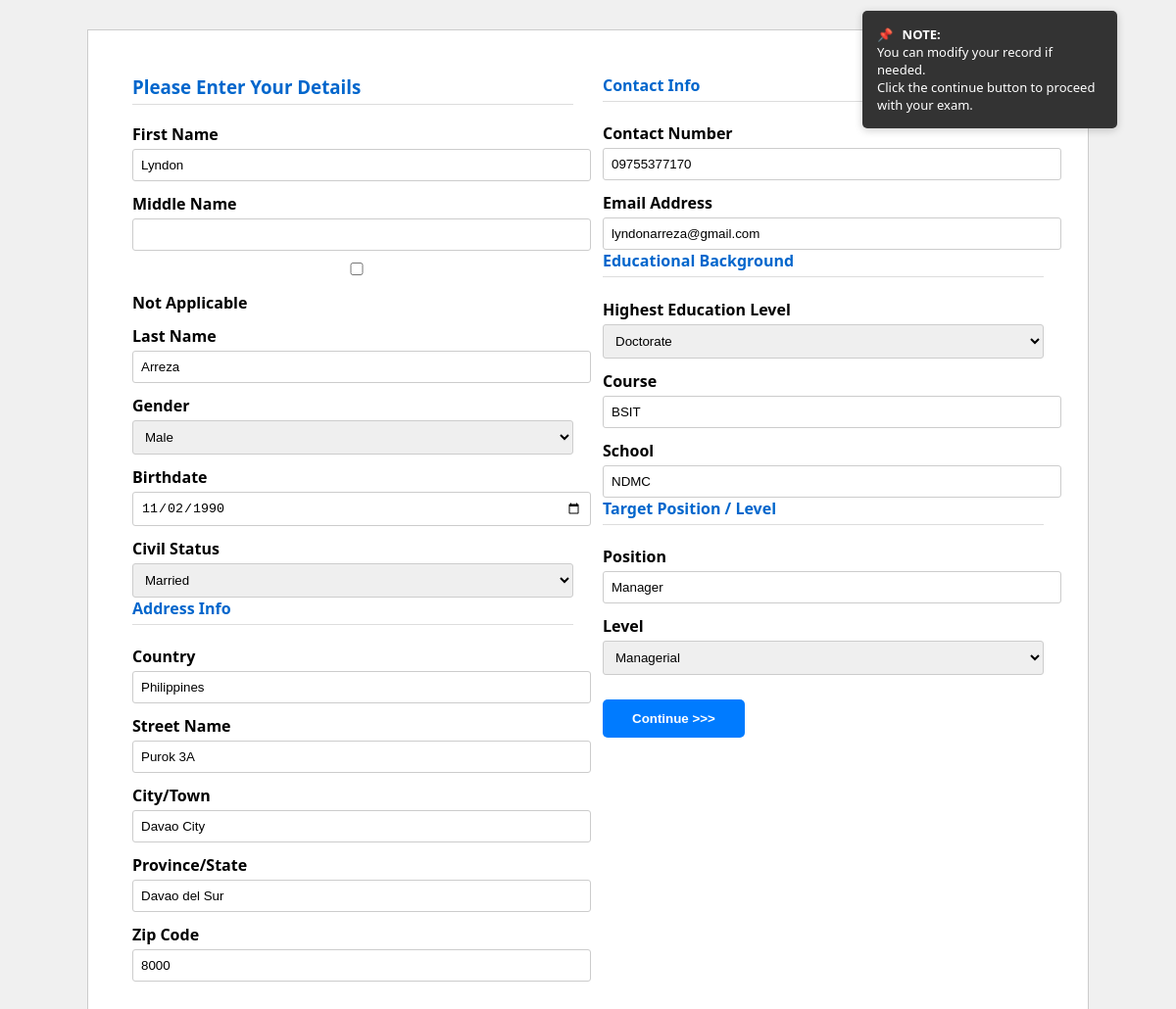
The app's page /accounts/register/ (signed in) with its own data.
### accounts/models.py (models this page shows, shortened)
class ExamineeAccount(models.Model):
    username = models.CharField(max_length=100, unique=True)
    password = models.CharField(max_length=50)
    test_battery = models.ForeignKey(TestBattery, on_delete=models.CASCADE, related_name="accounts")
    expiration_from = models.DateField()
    expiration_to = models.DateField()
    first_name = models.CharField(max_length=50)
    middle_name = models.CharField(max_length=50, blank=True, null=True)
    last_name = models.CharField(max_length=50)
    gender = models.CharField(max_length=10, choices=[('Male', 'Male'), ('Female', 'Female')])
    birthdate = models.DateField(default='2000-01-01')
    civil_status = models.CharField(max_length=20, choices=[
        ('Single', 'Single'),
        ('Married', 'Married'),
        ('Divorced', 'Divorced'),
    ], blank=True, null=True)
    contact_number = models.CharField(max_length=15, blank=True, null=True)
    email = models.EmailField(blank=True, null=True)
    country = models.CharField(max_length=50, default='Philippines')
    street_name = models.CharField(max_length=100, blank=True, null=True)
    city = models.CharField(max_length=100, blank=True, null=True)
    province = models.CharField(max_length=100, blank=True, null=True)
    zip_code = models.CharField(max_length=10, blank=True, null=True)
    highest_education_level = models.CharField(
        max_length=50,
        choices=[
            ("High School", "High School"),
            ("Bachelor's Degree", "Bachelor's Degree"),
            ("Master's Degree", "Master's Degree"),
            ("Doctorate", "Doctorate"),
        ],
        blank=True,
        null=True
    )
    course = models.CharField(max_length=100, blank=True, null=True)
    school = models.CharField(max_length=100, blank=True, null=True)
    position = models.CharField(max_length=100, blank=True, null=True)
    level = models.CharField(
        max_length=50,
        choices=[
            ('Rank and File', 'Rank and File'),
            ('Supervisory', 'Supervisory'),
            ('Managerial', 'Managerial')
        ],
        blank=True,
        null=True
    )
    created_at = models.DateTimeField(auto_now_add=True)
    updated_at = models.DateTimeField(auto_now=True)

### accounts/views.py (the view)
# urls.py: path('register/', views.examinee_registration, name='examinee_registration'),
def examinee_registration(request):
    examinee_id = request.session.get('examinee_id')
    if not examinee_id:
        return redirect('examinee_login')
    examinee = get_object_or_404(ExamineeAccount, pk=examinee_id)
    if request.method == 'POST':
        form = ExamineeAccountUpdateForm(request.POST, instance=examinee)
        if form.is_valid():
            form.save()
            if request.headers.get('x-requested-with') == 'XMLHttpRequest':
                return JsonResponse({'success': True})
            return redirect('exam_instructions')
        else:
            if request.headers.get('x-requested-with') == 'XMLHttpRequest':
                return JsonResponse({'success': False, 'errors': form.errors})
    else:
        form = ExamineeAccountUpdateForm(instance=examinee)
    return render(request, 'accounts/registration.html', {'form': form})

### accounts/forms.py
class ExamineeAccountUpdateForm(forms.ModelForm):
    class Meta:
        model = ExamineeAccount
        fields = [
            'first_name', 'middle_name', 'last_name', 'gender', 'birthdate',
            'civil_status', 'contact_number', 'email',
            'country', 'street_name', 'city', 'province', 'zip_code',
            'highest_education_level', 'course', 'school',
            'position', 'level',
        ]
        widgets = {
            'birthdate': forms.DateInput(attrs={'type': 'date'}),
        }

### accounts/templates/accounts/registration.html (shortened to what this page needs)
{% load static %}
<!DOCTYPE html>
<html>
<head>
</head>
<body>
<div class="container">
  <div class="note">
    <strong>NOTE:</strong><br>
    You can modify your record if needed.<br>
    Click the continue button to proceed with your exam.
  </div>
  <form method="post" id="registration-form" style="display: flex; width: 100%;">
    <div class="form-section">
      <h3>Please Enter Your Details</h3>
      <label for="id_first_name">First Name</label>
      {{ form.first_name }}
      <label for="id_middle_name">Middle Name</label>
      {{ form.middle_name }}
      <div class="checkbox">
        <input type="checkbox" id="not_applicable"> <label for="not_applicable">Not Applicable</label>
      </div>
      <label for="id_last_name">Last Name</label>
      {{ form.last_name }}
      <label for="id_gender">Gender</label>
      {{ form.gender }}
      <label for="id_birthdate">Birthdate</label>
      {{ form.birthdate }}
      <label for="id_civil_status">Civil Status</label>
      {{ form.civil_status }}
      <h4>Address Info</h4>
      <label for="id_country">Country</label>
      {{ form.country }}
      <label for="id_street_name">Street Name</label>
      {{ form.street_name }}
      <label for="id_city">City/Town</label>
      {{ form.city }}
      <label for="id_province">Province/State</label>
      {{ form.province }}
      <label for="id_zip_code">Zip Code</label>
      {{ form.zip_code }}
    </div>
    <div class="form-section">
      <h4>Contact Info</h4>
      <label for="id_contact_number">Contact Number</label>
      {{ form.contact_number }}
      <label for="id_email">Email Address</label>
      {{ form.email }}
      <h4>Educational Background</h4>
      <label for="id_highest_education_level">Highest Education Level</label>
      {{ form.highest_education_level }}
      <label for="id_course">Course</label>
      {{ form.course }}
      <label for="id_school">School</label>
      {{ form.school }}
      <h4>Target Position / Level</h4>
      <label for="id_position">Position</label>
      {{ form.position }}
      <label for="id_level">Level</label>
      {{ form.level }}
      <button type="submit" class="submit-btn">Continue &gt;&gt;&gt;</button>
    </div>
  </form>
</div>
</body>
</html>

### accounts/templates/accounts/registration.html (style rules this page uses)
body { font-family: "Segoe UI", Tahoma, Geneva, Verdana, sans-serif; background-color: #f0f0f0; margin: 0; padding: 30px; }
.container { width: 960px; margin: auto; background: white; border: 1px solid #ccc; padding: 30px; display: flex; position: relative; }
h3, h4 { color: #0066cc; margin-top: 0; border-bottom: 1px solid #ddd; padding-bottom: 5px; }
label { font-weight: bold; display: block; margin-top: 12px; }
input, select { width: 100%; padding: 8px; margin-top: 4px; border: 1px solid #ccc; border-radius: 3px; }
.form-section { width: 50%; padding: 15px; }
.checkbox { margin-top: 8px; }
.submit-btn { margin-top: 25px; padding: 12px 30px; background-color: #007bff; border: none; color: white; font-weight: bold; border-radius: 5px; cursor: pointer; }
.note { position: absolute; top: -20px; right: -30px; background-color: #333; color: white; padding: 15px; font-size: 13px; border-radius: 5px; width: 230px; box-shadow: 0 2px 8px rgba(0,0,0,0.2); }
.note::before { content: "📌"; margin-right: 6px; }

### records on screen
ExamineeAccount: first_name "Lyndon", last_name "Arreza", gender "Male", birthdate "11/02/1990", civil_status "Married", country "Philippines", street_name "Purok 3A", city "Davao City", province "Davao del Sur", zip_code "8000", contact_number "09755377170", email "lyndonarreza@gmail.com", highest_education_level "Doctorate", course "BSIT", school "NDMC", position "Manager", level "Managerial"
